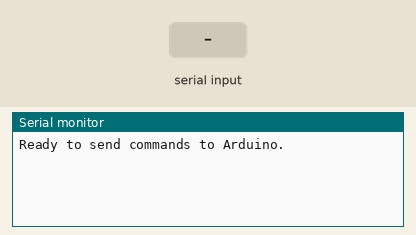
This sketch was run on a simulated ESP32. Shown: the last lines printed to the serial monitor. The inputs (shaded band) are chosen by the test bench.

Above: at 2.2 s.
2.3 s: "90,45\n" received over Serial
At 3.5 s:
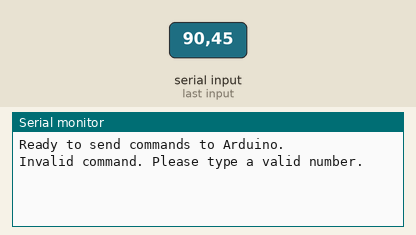
3.8 s: "5\n" received over Serial
At 4.7 s:
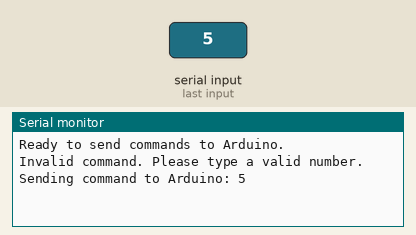

Measured:
- after the input at 2.3 s, the serial monitor: prints a new line at once (image 1)
- after the input at 3.8 s, the serial monitor: prints a new line at once (image 2)

The sketch:

ESP32_sketch_copy_14May.ino
```cpp
void setup() {
  Serial.begin(9600); // Start serial communication at 9600 baud rate
  Serial1.begin(9600); // Start serial communication with Arduino
  delay(1000);         // Allow time for serial monitor to initialize
  Serial.println("Ready to send commands to Arduino.");
}

void loop() {
  if (Serial.available()) {
    String input = Serial.readStringUntil('\n'); // Read input from serial monitor
    input.trim(); // Remove leading and trailing whitespace

    // Check if the input consists only of numeric characters
    boolean isNumeric = true;
    for (size_t i = 0; i < input.length(); i++) {
      if (!isDigit(input[i])) {
        isNumeric = false;
        break;
      }
    }

    if (isNumeric) {
      int number = input.toInt(); // Convert the input string to an integer

      // Sending the command to Arduino only if it's within a specific range
      if (number >= 0 && number <= 1500) {
        Serial.println("Sending command to Arduino: " + String(number));
        Serial1.println(number); // Send the command to Arduino via Serial1
      } else {
        Serial.println("Invalid command. Please type a number between 0 and 9999.");
      }
    } else {
      Serial.println("Invalid command. Please type a valid number.");
    }
  }
}
```
